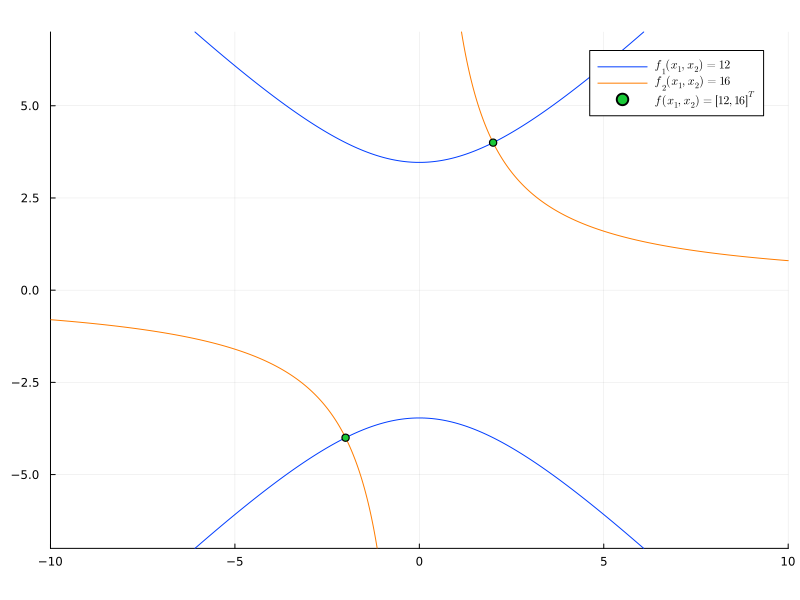

Generate this figure with Julia:
using Plots, LaTeXStrings

n=1001 #Tamaño del vector de x
x=LinRange(-11,11,n); y1=sqrt.(12 .+ x.^2); y2=8 ./ x; #Vector de x y de la curva de nivel f_2(x,y)=16
X=[x;x[n:-1:1]]; Y1=[y1;-y1[n:-1:1]]; #Vector auxiliar de x y de la curva de nivel f_1(x,y)=12
x0=[-2;2];y0=2*x0 #Puntos de intersección

plt1=plot(X,Y1, xlims=(-10,10),ylims=(-7,7),size=(800,600), aspect_ratio = 1,color_palette=:seaborn_bright,label=L"f_1(x_1,x_2)=12"); #Gráfica de la curva de nivel f_1(x,y)=12
plot!(x,y2,label=L"f_2(x_1,x_2)=16");#Gráfica de la curva de nivel f_2(x,y)=16
scatter!(x0,y0,label=L"f(x_1,x_2)=[12,16]^T")#Puntos donde f(x,y)=[12,16]'
savefig(plt1,"ej1.png")